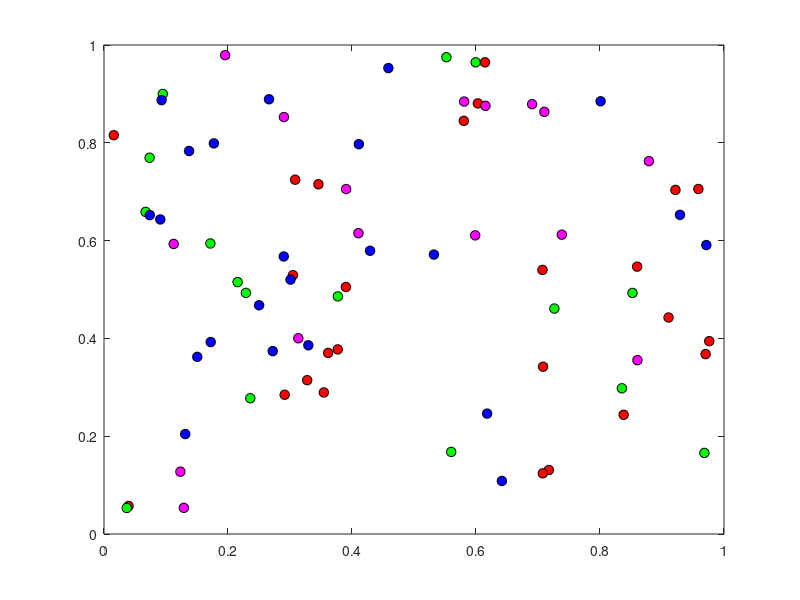

The MATLAB source for this figure: (Note: this script raises an error after producing the figure.)
clc
clear all

%% Datos
nTrainData = 80;
colorClass = {'r','g','b','m'};
% Entrenamiento
trainData = rand(2,nTrainData);

% Clases
trainClass = randi(4,1,nTrainData); % 80 numeros entre 1 y 4

%% Variables
K = 6;

[~, trainM] = size(trainData);

Class = unique(trainClass);
nClass = length(Class);

%% Grafica
% Entrenamiento
figure(1);
for i=1:trainM
    A = trainData(:, i);
    trainPlot = plot(A(1,:), A(2,:),'o',...
        'MarkerEdgeColor', 'k',...
        'MarkerFaceColor', colorClass{trainClass(i)},...
        'MarkerSize', 7);
    hold on;
end


%% Prueba
[x,y] = getpts(gcf);
testData = [x,y]';
[~, testM]  = size(testData);

%% Clasificacion
[K_NN, testClass] = knn(trainData, trainClass, testData, K);

%% Grafica
% Prueba
for i=1:testM
    A = testData(:, i);
    testPlot = plot(A(1,:), A(2,:), 's',...
        'LineWidth',2,...
        'MarkerEdgeColor', 'k',...
        'MarkerFaceColor',colorClass{testClass(i)},...
        'MarkerSize', 10);
    hold on;
end
legend([trainPlot, testPlot],'Train', 'Test',...
    'Location','NorthEastOutside');
title('K-Nearest Neighbor');
hold off;

%% Patch

for i=1:testM
    % Vertices
    puntos(:,:,i) = [testData(:,i)'; K_NN(:,:,i)'];
    verts = puntos(:,:,i);
    % Distancia
    for j=2:K+1
        dist = [1 j];

    % Propiedades de patch
    distancia.Vertices = verts;
    distancia.Faces = dist;
    distancia.FaceColor = 'none';
    distancia.LineStyle = ':';
    distancia.Edgecolor = 'black';
    distancia.LineWidth = 1;

    patch(distancia);
    end
end
